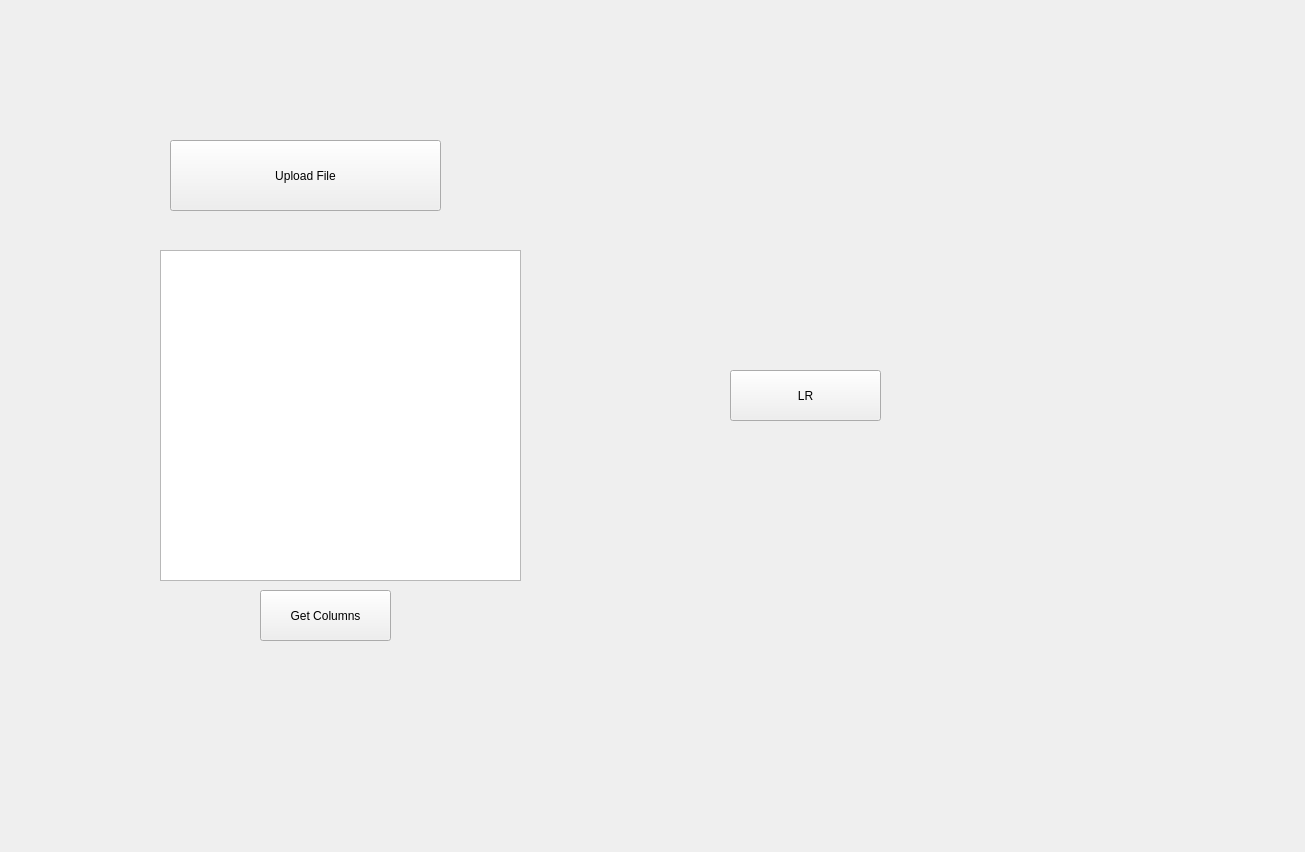
<?xml version="1.0" encoding="UTF-8"?>
<ui version="4.0">
 <class>widget</class>
 <widget class="QWidget" name="widget">
  <property name="geometry">
   <rect>
    <x>0</x>
    <y>0</y>
    <width>1305</width>
    <height>852</height>
   </rect>
  </property>
  <property name="windowTitle">
   <string>Form</string>
  </property>
  <widget class="QPushButton" name="btnfile">
   <property name="geometry">
    <rect>
     <x>170</x>
     <y>140</y>
     <width>271</width>
     <height>71</height>
    </rect>
   </property>
   <property name="text">
    <string>Upload File</string>
   </property>
  </widget>
  <widget class="QListWidget" name="listWidget">
   <property name="geometry">
    <rect>
     <x>160</x>
     <y>250</y>
     <width>361</width>
     <height>331</height>
    </rect>
   </property>
  </widget>
  <widget class="QPushButton" name="btnget">
   <property name="geometry">
    <rect>
     <x>260</x>
     <y>590</y>
     <width>131</width>
     <height>51</height>
    </rect>
   </property>
   <property name="text">
    <string>Get Columns</string>
   </property>
  </widget>
  <widget class="QPushButton" name="pushButton_2">
   <property name="geometry">
    <rect>
     <x>730</x>
     <y>370</y>
     <width>151</width>
     <height>51</height>
    </rect>
   </property>
   <property name="text">
    <string>LR</string>
   </property>
  </widget>
  <widget class="QLabel" name="label1">
   <property name="geometry">
    <rect>
     <x>640</x>
     <y>270</y>
     <width>141</width>
     <height>41</height>
    </rect>
   </property>
   <property name="text">
    <string/>
   </property>
  </widget>
  <widget class="QLabel" name="label">
   <property name="geometry">
    <rect>
     <x>930</x>
     <y>260</y>
     <width>131</width>
     <height>41</height>
    </rect>
   </property>
   <property name="text">
    <string/>
   </property>
  </widget>
 </widget>
 <resources/>
 <connections/>
</ui>
